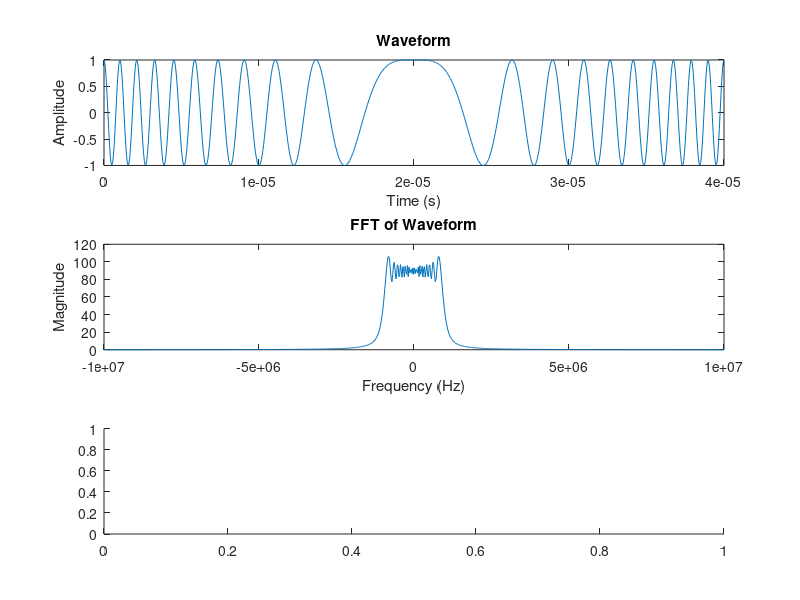

The MATLAB source for this figure: (Note: this script raises an error after producing the figure.)
B=2e6;

F_s = 10*B;
dur = 40e-6;
f_limit=B/2;
f_c = 0;
f_0 = -f_limit;

t = 0:(1/F_s):dur;
m = (2*f_limit)/(dur);

waveform = zeros(size(t));

for idx = 1:length(t)
    waveform(idx) = exp( (1i * 2 * pi) * ( ((f_0 - f_c) * t(idx)) + (0.5 * m * t(idx)^2) ) );
end

% Plotting the waveform
figure;
subplot(3,1,1);
plot(t, real(waveform));
title('Waveform');
xlabel('Time (s)');
ylabel('Amplitude');

% Finding the FFT of the waveform
N = length(t);
frequencies = (-F_s/2):(F_s/N):(F_s/2 - F_s/N);
fft_waveform = fftshift(fft(waveform));

% Plotting the magnitude spectrum
subplot(3,1,2);
plot(frequencies, abs(fft_waveform));
title('FFT of Waveform');
xlabel('Frequency (Hz)');
ylabel('Magnitude');

% Finding the Power Spectral Density (PSD) using pspectrum
subplot(3,1,3);
pspectrum(waveform, F_s, 'spectrogram', 'FrequencyLimits', [-B, B],'Reassign',true);
title('Power Spectral Density (PSD) of Linear Frequency Modulated (LFM) Signal');

%writing file gnuradio
fileID = fopen('UpChirp.txt', 'w');
fprintf(fileID, 'complex(%.6f,%.6f), ', real(waveform), imag(waveform));
fclose(fileID);

%writing file CPP
fileID = fopen('UpChirpCPP.txt', 'w');
fprintf(fileID, 'gr_complex(%.6ff,%.6ff), ', real(waveform), imag(waveform));
fclose(fileID);